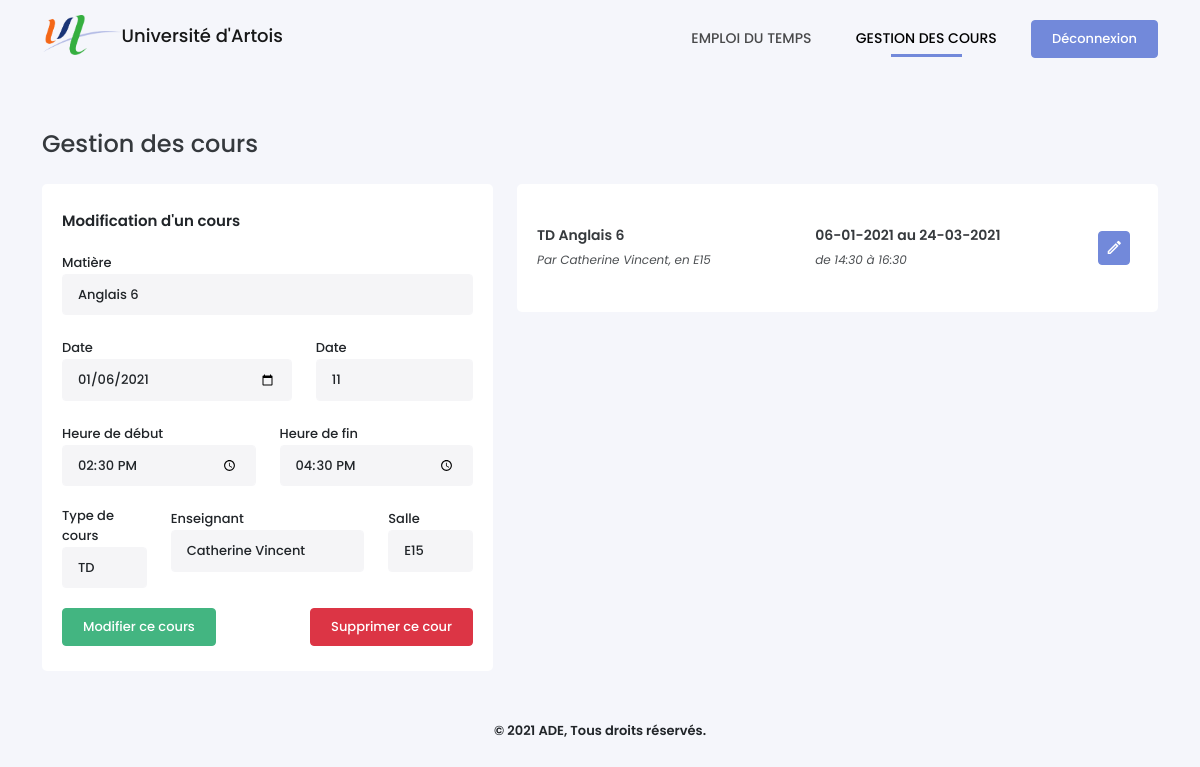
The app's page /gestion.php?courID=9 (signed in) with its own data.
### tables this page shows
CREATE TABLE Cours (
    CourID INTEGER PRIMARY KEY AUTOINCREMENT,
    DateDebut VARCHAR(30) NOT NULL,
    NbSemaines INTEGER NOT NULL,
    HeureDebut time NOT NULL,
    HeureFin time NOT NULL,
    TypeID INTEGER NOT NULL,
    SalleID INTEGER NOT NULL,
    UsagerID INTEGER NOT NULL,
    MatiereID INTEGER NOT NULL,
    CONSTRAINT cour_type_fk FOREIGN KEY (TypeID) REFERENCES TypeCours(TypeID) ON DELETE CASCADE,
    CONSTRAINT cour_salle_fk FOREIGN KEY (SalleID) REFERENCES Salles(SalleID) ON DELETE CASCADE
    CONSTRAINT cour_enseignant_fk FOREIGN KEY (UsagerID) REFERENCES Usagers(UsagerID) ON DELETE CASCADE,
    CONSTRAINT cour_matiere_fk FOREIGN KEY (MatiereID) REFERENCES Matieres(MatiereID) ON DELETE CASCADE
);

CREATE TABLE Enseigne (
    UsagerID VARCHAR(30) REFERENCES Usagers(UsagerID) ON DELETE CASCADE,
    MatiereID INTEGER REFERENCES Matieres(MatiereID) ON DELETE CASCADE,
    CONSTRAINT enseigne_pk PRIMARY KEY (UsagerID, MatiereID)
);

CREATE TABLE Matieres (
    MatiereID INTEGER PRIMARY KEY AUTOINCREMENT,
    NomMatiere VARCHAR(25) NOT NULL,
    CouleurMatiere VARCHAR(10) NOT NULL,
    PromotionID INTEGER NOT NULL,
    CONSTRAINT matiere_promo_fk FOREIGN KEY (PromotionID) REFERENCES Promotions(PromotionID) ON DELETE CASCADE
);

CREATE TABLE TypeCours (
    TypeID INTEGER PRIMARY KEY AUTOINCREMENT,
    NomType VARCHAR NOT NULL
);

CREATE TABLE Usagers (
    UsagerID VARCHAR(30) PRIMARY KEY NOT NULL,
    MotDePasse VARCHAR(255) NOT NULL,
    Nom VARCHAR(15) NOT NULL,
    Prenom VARCHAR(20) NOT NULL,
    RangID INTEGER NOT NULL,
    CONSTRAINT usager_rang_fk FOREIGN KEY (RangID) REFERENCES Rangs(RangID) ON DELETE CASCADE
);

CREATE TABLE Salles (
    SalleID INTEGER PRIMARY KEY AUTOINCREMENT,
    NomSalle VARCHAR NOT NULL
);

### gestion.php (the view, shortened to what this page needs)
<!DOCTYPE html>
<?php
require_once('./config.php');
$uEvents = $bdd->prepare('SELECT * FROM Cours WHERE CourID = :id');
$uEvents->execute(array(':id' => isset($_GET['courID']) ? $_GET['courID'] : ''));
$uEvent = $uEvents->fetch();
?>
<html lang="fr-FR">
<head>
    <link type="text/css" rel="stylesheet" href="./assets/css/icons.min.css">
    <link type="text/css" rel="stylesheet" href="./assets/css/bootstrap.min.css">
    <link type="text/css" rel="stylesheet" href="./assets/css/style.css">
</head>
<body>
    <?php require_once('./views/header.php') ?>
    <div class="container">
        <h4>Gestion des cours</h4>
        <div class="row">
            <div class="col-md-5">
                <div class="box-content getEvent">
                    <?php if(empty($_GET['courID'])) {?>
                        <div class="content-title">Ajouter un cours</div>
                        <form method="POST" id="form_addEvent">
                            <div class="alert" style="display:none"></div>
                            <div class="row">
                                <div class="form-group">
                                    <label for="matter">Matière</label>
                                    <select name="matter" id="" class="form-control">
                                        <?php
                                        $option = ($_SESSION['rang'] == 2) ? 'INNER JOIN Enseigne ON Matieres.MatiereID = Enseigne.MatiereID AND UsagerID = "'.$_SESSION['id'].'"' : '';
                                        $sMatieres = $bdd->query('SELECT * FROM Matieres '.$option. ' ORDER BY NomMatiere');
                                        while($aMatieres = $sMatieres->fetch()) {
                                            echo '<option value="'.$aMatieres['MatiereID'].'">'.htmlspecialchars($aMatieres['NomMatiere']).'</option>';
                                        } ?>
                                    </select>
                                </div>
                                <div class="col-md-7 form-group" id="firstdate">
                                    <label for="firstdate">Date</label>
                                    <input type="date" name="firstdate" class="form-control">
                                    <small class="invalid-feedback"></small>
                                </div>
                                <div class="col-md-5 form-group" id="nbweek">
                                    <label for="nbweek">Nombre de semaine</label>
                                    <input type="number" name="nbweek" class="form-control" value="1">
                                    <small class="invalid-feedback"></small>
                                </div>
                                <div class="col-md-6 form-group" id="start">
                                    <label for="start">Heure de début</label>
                                    <input type="time" name="start" class="form-control">
                                    <small class="invalid-feedback"></small>
                                </div>
                                <div class="col-md-6 form-group" id="end">
                                    <label for="end">Heure de fin</label>
                                    <input type="time" name="end" class="form-control">
                                    <small class="invalid-feedback"></small>
                                </div>
                                <div class="col-md-3 form-group">
                                    <label for="type">Type de cours</label>
                                    <select name="type" class="form-control">
                                        <?php $query = $bdd->query('SELECT * FROM TypeCours');
                                            while ($row = $query->fetch()){
                                                echo '<option value="' . $row['TypeID'].'">' . htmlspecialchars($row['NomType']) . '</option>';
                                            }
                                        ?>
                                    </select>
                                </div>
                                <div class="col-md-6 form-group">
                                    <label for="user">Enseignant</label>
                                    <select name="user" class="form-control">
                                        <?php $sql = ($_SESSION['rang'] == 2) ? 'AND UsagerID = "'.$_SESSION['id'].'"' : '';
                                            $query = $bdd->query('SELECT * FROM Usagers WHERE RangID = 2 ' . $sql);
                                            while ($row = $query->fetch()){
                                                echo '<option value="' .$row['UsagerID'] .'">'.htmlspecialchars($row['Prenom'].' '.$row['Nom']).'</option>';
                                            }
                                        ?>
                                    </select>
                                </div>
                                <div class="col-md-3 form-group">
                                    <label for="room">Salle</label>
                                    <select name="room" class="form-control">
                                        <?php $query = $bdd->query('SELECT * FROM Salles');
                                            while ($row = $query->fetch()){
                                                echo '<option value="'.$row['SalleID'].'">'.htmlspecialchars($row['NomSalle']).'</option>';
                                            }
                                        ?>
                                    </select>
                                </div>
                            </div>
                            <input type="submit" name="add_event" value="Programmer ce cours" class="btn btn-success">
                        </form>
                    <?php } else { ?>
                        <div class="content-title">Modification d'un cours</div>
                        <form method="POST" id="form_updateEvent">
                            <div class="row">
                                <div class="form-group">
                                    <label for="matter">Matière</label>
                                    <select name="matter" id="" class="form-control">
                                        <?php
                                        $option = ($_SESSION['rang'] == 2) ? $option = 'INNER JOIN Enseigne ON Matieres.MatiereID = Enseigne.MatiereID AND UsagerID = "'.$_SESSION['id'].'"' : '';
                                        $sMatieres = $bdd->query('SELECT * FROM Matieres '.$option. ' ORDER BY NomMatiere');
                                        while($row = $sMatieres->fetch()) {
                                            echo '<option value="'.$row['MatiereID'].'"'.($uEvent['MatiereID'] == $row['MatiereID'] ? ' selected' : '').'>'.htmlspecialchars($row['NomMatiere']).'</option>';
                                        } ?>
                                    </select>
                                </div>
                                <div class="col-md-7 form-group" id="firstdate">
                                    <label for="firstdate">Date</label>
                                    <input type="date" name="firstdate" class="form-control" value="<?php echo date('Y-m-d', $uEvent['DateDebut']) ?>">
                                </div>
                                <div class="col-md-5 form-group" id="nbweek">
                                    <label for="nbweek">Date</label>
                                    <input type="number" name="nbweek" class="form-control" value="<?php echo $uEvent['NbSemaines'] ?>">
                                </div>
                                <div class="col-md-6 form-group" id="start">
                                    <label for="start">Heure de début</label>
                                    <input type="time" name="start" class="form-control" value="<?php echo $uEvent['HeureDebut'] ?>">
                                </div>
                                <div class="col-md-6 form-group" id="end">
                                    <label for="end">Heure de fin</label>
                                    <input type="time" name="end" class="form-control" value="<?php echo $uEvent['HeureFin'] ?>">
                                </div>
                                <div class="col-md-3 form-group">
                                    <label for="type">Type de cours</label>
                                    <select name="type" class="form-control">
                                        <?php $query = $bdd->query('SELECT * FROM TypeCours');
                                            while ($row = $query->fetch()){
                                                echo '<option value="'.$row['TypeID'].'"'.($uEvent['TypeID'] == $row['TypeID'] ? ' selected' : '').'>'.htmlspecialchars($row['NomType']).'</option>';
                                            }
                                        ?>
                                    </select>
                                </div>
                                <div class="col-md-6 form-group">
                                    <label for="user">Enseignant</label>
                                    <select name="user" class="form-control">
                                        <?php $sql = ($_SESSION['rang'] == 2) ? 'AND UsagerID = "'.$_SESSION['id'].'"' : '';
                                            $query = $bdd->query('SELECT * FROM Usagers WHERE RangID = 2 ' . $sql);
                                            while ($row = $query->fetch()){
                                                echo '<option value="'.$row['UsagerID'].'"'.($uEvent['UsagerID'] == $row['UsagerID'] ? ' selected' : '').'>'.htmlspecialchars($row['Prenom'].' '.$row['Nom']).'</option>';
                                            }
                                        ?>
                                    </select>
                                </div>
                                <div class="col-md-3 form-group">
                                    <label for="room">Salle</label>
                                    <select name="room" class="form-control">
                                        <?php $query = $bdd->query('SELECT * FROM Salles');
                                            while ($row = $query->fetch()){
                                                echo '<option value="'.$row['SalleID'].'"'.($uEvent['SalleID'] == $row['SalleID'] ? ' selected' : '').'>'.htmlspecialchars($row['NomSalle']).'</option>';
                                            }
                                        ?>
                                    </select>
                                </div>
                            </div>
                            <input type="submit" name="update_event" value="Modifier ce cours" class="btn btn-success">
                            <a href="?removeEventID=<?php echo $uEvent['CourID'] ?>" class="btn btn-danger" style="float:right">Supprimer ce cour</a>
                        </form>
                    <?php } ?>
                </div>
            </div>
            <div class="col-md-7">
                <div class="box-content" id="list-event">
                    <div class="select-data">
                        <?php
                        $where = ($_SESSION['rang'] == 2) ? 'WHERE UsagerID ="'. $_SESSION['id'] . '"' : '';
                        $sCours = $bdd->query('SELECT * FROM Cours INNER JOIN Matieres USING(MatiereID), TypeCours USING(TypeID), Usagers USING(UsagerID), Promotions USING(PromotionID), Salles USING(SalleID) '.$where.' ORDER BY DateDebut DESC, HeureDebut DESC');
                        while($aCours = $sCours->fetch()) {
                            echo '<div class="list-items d-flex flex-row align-items-center justify-content-between">';
                            echo '<div class="item-info">';
                            echo '<p>'.$aCours['NomType'].' '.$aCours['NomMatiere'].'</p>';
                            echo '<span>Par '.htmlspecialchars($aCours['Prenom']). ' '.htmlspecialchars($aCours['Nom']). ', en '.htmlspecialchars($aCours['NomSalle']).'</span>';
                            echo '</div>';
                            echo '<div class="item-info">';
                            echo '<p>'.date('d-m-Y', $aCours['DateDebut']).' au '.date('d-m-Y', ($aCours['DateDebut'] + ($aCours['NbSemaines'] * 604800))).'</p>';
                            echo '<span>de '.$aCours['HeureDebut']. ' à '.$aCours['HeureFin'].'</span>';
                            echo '</div>';
                            echo '<a href="?courID='.$aCours['CourID'].'" class="btn btn-primary"><i class="mdi mdi-pencil-outline"></i></a>';
                            echo '</div>';
                        } ?>
                    </div>
                </div>
            </div>
        </div>
    </div>
    <?php require_once('./views/footer.php') ?>
</body>
</html>

### assets/css/style.css (style rules this page uses)
* { box-sizing: border-box; outline: none; -webkit-tap-highlight-color: rgba(0, 0, 0, 0); }
body { font-family: Poppins, sans-serif; background-color: #F5F6FB; margin: 0; padding: 0; }
.container { min-width: 80%; }
.container h4 { opacity: .9; margin-bottom: 25px; }
.btn { font-weight: 500; font-size: 13px; padding: 8px 20px; }
.btn-primary { background-color: #7289DA; border-color: #7289DA; }
.btn-success { background-color: #43B581; border-color: #43B581; }
.box-content { position: relative; width: 100%; padding: 25px 20px; background-color: #fff; border-radius: 5px; margin-bottom: 30px; }
.box-content::after { content: ''; clear: both; display: table; }
.content-title { font-size: 15px; display: inline-block; position: relative; font-weight: 600; height: 40px; }
.list-items { padding: 15px 0; border-bottom: 2px solid #DADFE1; }
.list-items:last-child { border: 0; }
.item-info { line-height: 1.6; flex: 1; }
.list-items p { font-weight: 600; margin-bottom: 0; opacity: .9; font-size: 14px; }
.list-items span { font-size: 12px; font-style: italic; opacity: .8; }
.list-items > .btn { padding: 3px 6px; font-size: 1.1rem; margin-left: 5px; }
.form-group { margin-bottom: 20px; position: relative; min-height: 60px; }
label { font-size: 13px; font-weight: 500; }
.form-control, .form-control:focus { background-color: #F5F5F7; border-color: #F5F5F7; font-size: 13px; font-weight: 500; padding: 10px 15px; }
.select-data { max-height: 650px; overflow: auto; padding-right: 8px; }

### records on screen
cours: matter "Anglais 6", firstdate "01/06/2021", nbweek "11", start "14:30", end "16:30", type "TD", user "Catherine Vincent", room "E15", TypeID.NomType "TD", MatiereID.NomMatiere "Anglais 6", UsagerID.Prenom "Catherine", UsagerID.Nom "Vincent", SalleID.NomSalle "E15", DateDebut "06-01-2021", date('d-m-Y', ($aCours['DateDebut'] + ($aCours['NbSemaines'] * 604800))) "24-03-2021", HeureDebut "14:30", HeureFin "16:30"
